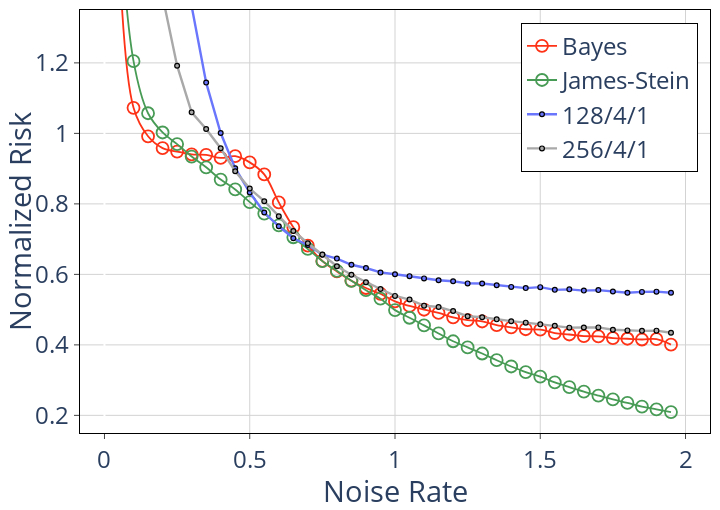

The notebook cell saved with this chart:
### Code cell
dims = [128, 256]
layers = [4, 4]
heads = [1, 1]

timesteps = ["213000", "250000"]

curve_dirs = []
names = []
for index in range(len(dims)):
    curve_dirs.append(f"../models/variable_noise/250000_steps/bert_padded-sigma=0.2,0.8-mu=0-n_positions=1024-iters=250001-hid_dim={dims[index]}-layer={layers[index]}-head={heads[index]}-tokenizer=default-layer_norm=no_grad-loss=mean-prior=discrete-att_drop=0.0-hid_drop=0.0/test_curves_bert_padded-sigma=0.2,0.8-mu=0-n_positions=1024-iters=250001-hid_dim={dims[index]}-layer={layers[index]}-head={heads[index]}-tokenizer=default-layer_norm=no_grad-loss=mean-prior=discrete-att_drop=0.0-hid_drop=0.0.json")
    names.append(f"{dims[index]}/{layers[index]}/{heads[index]}")

fig = plot_timestep_curve(curve_dirs, names, timesteps, scale=1.2, plot_oracle=False)
fig.show()
fig.write_image("training_steps_third_result_final.pdf")
fig.write_image("training_steps_third_result_final.pdf")

### Figure 1 — Plotly figure (JSON) as saved in the notebook; plotly's stock layout.template omitted (floating-point values rounded to 4 significant figures)
{"data": [{"line": {"color": "#FD3216", "shape": "spline", "width": 1.8}, "marker": {"color": "rgba(255,0,0,0.0)", "line": {"color": "#FD3216", "width": 1.8}, "size": 12, "symbol": "circle"}, "mode": "markers+lines", "name": "Bayes", "type": "scatter", "x": [0.05, 0.1, 0.15, 0.2, 0.25, 0.3, 0.35, 0.4, 0.45, 0.5, 0.55, 0.6, 0.65, 0.7, 0.75, 0.8, 0.85, 0.9, 0.95, 1, 1.05, 1.1, 1.15, 1.2, 1.25, 1.3, 1.35, 1.4, 1.45, 1.5, 1.55, 1.6, 1.65, 1.7, 1.75, 1.8, 1.85, 1.9, 1.95], "y": [1.516, 1.073, 0.9917, 0.9583, 0.9484, 0.9404, 0.9392, 0.9303, 0.9353, 0.9178, 0.8835, 0.8041, 0.734, 0.6813, 0.638, 0.6083, 0.5821, 0.5613, 0.545, 0.5233, 0.5105, 0.4997, 0.4906, 0.478, 0.4703, 0.4664, 0.4561, 0.4498, 0.4444, 0.443, 0.4336, 0.4295, 0.425, 0.4241, 0.4192, 0.4174, 0.4152, 0.4162, 0.4007]}, {"line": {"color": "#479B55", "shape": "spline", "width": 1.8}, "marker": {"color": "rgba(0,255,0,0.0)", "line": {"color": "#479B55", "width": 1.8}, "size": 12, "symbol": "circle"}, "mode": "markers+lines", "name": "James-Stein", "type": "scatter", "x": [0.05, 0.1, 0.15, 0.2, 0.25, 0.3, 0.35, 0.4, 0.45, 0.5, 0.55, 0.6, 0.65, 0.7, 0.75, 0.8, 0.85, 0.9, 0.95, 1, 1.05, 1.1, 1.15, 1.2, 1.25, 1.3, 1.35, 1.4, 1.45, 1.5, 1.55, 1.6, 1.65, 1.7, 1.75, 1.8, 1.85, 1.9, 1.95], "y": [1.631, 1.205, 1.057, 1.003, 0.9696, 0.9343, 0.9037, 0.869, 0.841, 0.8051, 0.7724, 0.7391, 0.7053, 0.6721, 0.6376, 0.6102, 0.5818, 0.5552, 0.531, 0.4986, 0.4769, 0.4553, 0.4324, 0.4103, 0.3928, 0.3755, 0.3565, 0.3387, 0.3227, 0.3102, 0.2938, 0.2803, 0.2676, 0.2562, 0.2454, 0.2354, 0.2247, 0.2171, 0.2093]}, {"line": {"color": "#6A76FC", "width": 2.4}, "marker": {"color": "#6A76FC", "line": {"color": "black", "width": 1.2}, "size": 4.8, "symbol": "circle"}, "mode": "lines+markers", "name": "128/4/1", "type": "scatter", "x": [0.05, 0.1, 0.15, 0.2, 0.25, 0.3, 0.35, 0.4, 0.45, 0.5, 0.55, 0.6, 0.65, 0.7, 0.75, 0.8, 0.85, 0.9, 0.95, 1, 1.05, 1.1, 1.15, 1.2, 1.25, 1.3, 1.35, 1.4, 1.45, 1.5, 1.55, 1.6, 1.65, 1.7, 1.75, 1.8, 1.85, 1.9, 1.95], "y": [30.47, 8.021, 3.856, 2.406, 1.721, 1.361, 1.144, 1.001, 0.9012, 0.8323, 0.7755, 0.7365, 0.7025, 0.6832, 0.6557, 0.6447, 0.6273, 0.6181, 0.6055, 0.6004, 0.595, 0.5885, 0.5832, 0.5806, 0.5744, 0.574, 0.569, 0.5645, 0.561, 0.5638, 0.5561, 0.5575, 0.554, 0.5554, 0.5512, 0.5479, 0.5503, 0.5509, 0.548]}, {"line": {"color": "darkgrey", "width": 2.4}, "marker": {"color": "darkgrey", "line": {"color": "black", "width": 1.2}, "size": 4.8, "symbol": "circle"}, "mode": "lines+markers", "name": "256/4/1", "type": "scatter", "x": [0.05, 0.1, 0.15, 0.2, 0.25, 0.3, 0.35, 0.4, 0.45, 0.5, 0.55, 0.6, 0.65, 0.7, 0.75, 0.8, 0.85, 0.9, 0.95, 1, 1.05, 1.1, 1.15, 1.2, 1.25, 1.3, 1.35, 1.4, 1.45, 1.5, 1.55, 1.6, 1.65, 1.7, 1.75, 1.8, 1.85, 1.9, 1.95], "y": [10.82, 3.132, 1.828, 1.388, 1.192, 1.06, 1.012, 0.9578, 0.8924, 0.8435, 0.8076, 0.765, 0.723, 0.6883, 0.6561, 0.6229, 0.599, 0.5776, 0.5584, 0.5389, 0.5286, 0.5112, 0.5075, 0.4959, 0.4813, 0.4783, 0.4724, 0.4672, 0.4631, 0.4582, 0.4544, 0.4489, 0.4493, 0.4496, 0.4431, 0.441, 0.4397, 0.4404, 0.4344]}], "layout": {"font": {"size": 24}, "height": 510, "legend": {"bordercolor": "Black", "borderwidth": 1, "x": 0.7, "y": 0.97}, "margin": {"b": 0, "l": 0, "r": 10, "t": 10}, "plot_bgcolor": "white", "width": 720, "xaxis": {"gridcolor": "lightgrey", "linecolor": "black", "mirror": true, "showline": true, "ticks": "outside", "title": {"text": "Noise Rate"}}, "yaxis": {"gridcolor": "lightgrey", "linecolor": "black", "mirror": true, "range": [0.15, 1.35], "showline": true, "ticks": "outside", "title": {"text": "Normalized Risk"}}}}
